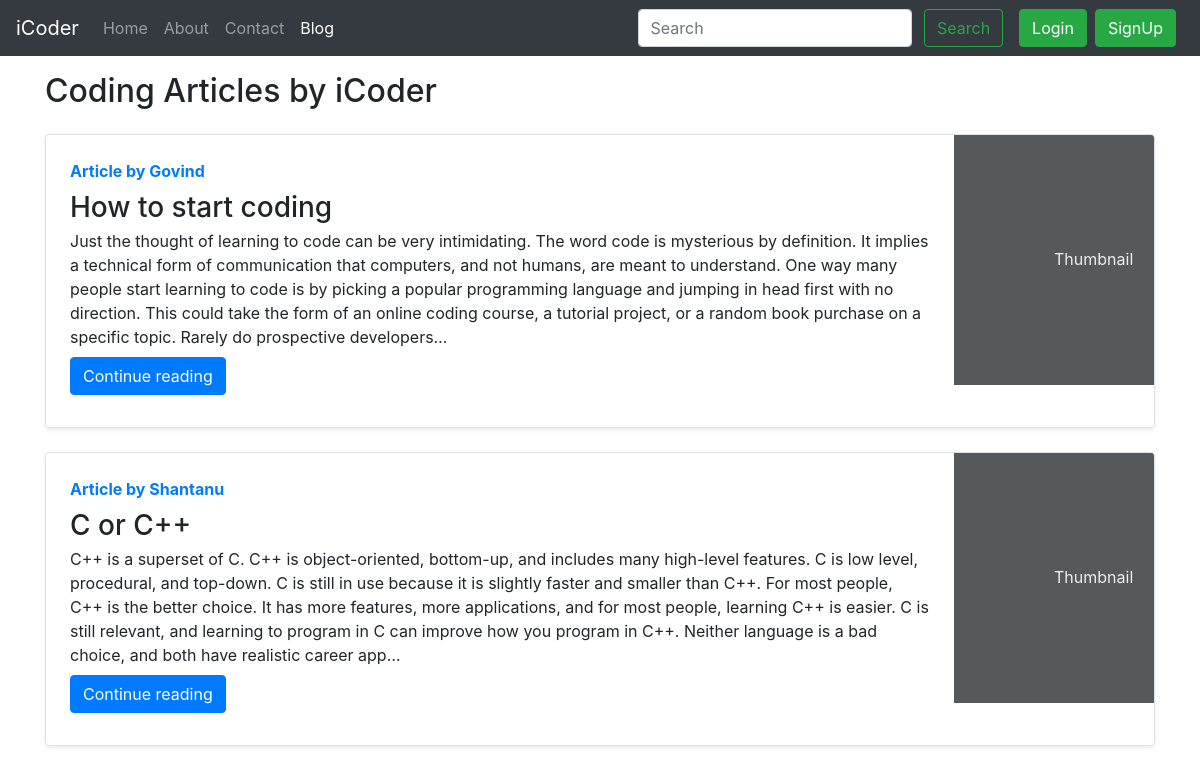
Screenshot of /blog/ with the database file from the repository.
### blog/models.py (models this page shows, shortened)
class Post(models.Model):
    sno=models.AutoField(primary_key=True)
    title=models.CharField(max_length=255)
    author=models.CharField(max_length=14)
    slug=models.CharField(max_length=130)
    timeStamp=models.DateTimeField(blank=True)
    content=models.TextField()

### blog/views.py (the view)
# urls.py: path('', views.blogHome, name="bloghome"),
def blogHome(request):
    allPosts = Post.objects.all()
    context = {'allPosts': allPosts}
    return render(request, "blog/blogHome.html", context)

### templates/blog/blogHome.html (shortened to what this page needs)
{% extends 'base.html' %}
{% block blogactive %} active {% endblock blogactive %}
{% block body %}
<div class="container my-3">
    <h2>Coding Articles by iCoder</h2>
    {% for post in allPosts  %}
    <div class="row no-gutters border rounded overflow-hidden flex-md-row mb-4 shadow-sm h-md-250 my-4 position-relative">
        <div class="col p-4 d-flex flex-column position-static">
            <strong class="d-inline-block mb-2 text-primary">Article  by {{post.author}}</strong>
            <h3 class="mb-0">{{post.title}}</h3>
            <p class="card-text mb-auto">{{post.content| truncatechars:500}}</p>
            <div class="my-2">
            	<a href="/blog/{{post.slug}}" role="button" class="btn btn-primary">Continue reading</a>
            </div>
        </div>
        <div class="col-auto d-none d-lg-block">
            <svg class="bd-placeholder-img" width="200" height="250" xmlns="http://www.w3.org/2000/svg" preserveAspectRatio="xMidYMid slice" focusable="false" role="img" aria-label="Placeholder: Thumbnail">
                <rect width="100%" height="100%" fill="#55595c"></rect><text x="50%" y="50%" fill="#eceeef" dy=".3em">Thumbnail</text>
            </svg>
        </div>
        </div>
        {% endfor %}
    </div>
 {% endblock %}

### templates/base.html (shortened to what this page needs)
<!doctype html>
<html lang="en">
  <head>
    <link rel="stylesheet" href="https://stackpath.bootstrapcdn.com/bootstrap/4.5.2/css/bootstrap.min.css">
  </head>
  <body>
    <nav class="navbar navbar-expand-lg navbar-dark bg-dark">
        <a class="navbar-brand" href="/">iCoder</a>
        <div class="collapse navbar-collapse" id="navbarSupportedContent">
          <ul class="navbar-nav mr-auto">
            <li class="nav-item {% block homeactive %}  {% endblock homeactive %}">
              <a class="nav-link" href="/">Home <span class="sr-only">(current)</span></a>
            </li>
            <li class="nav-item {% block aboutactive %}  {% endblock aboutactive %}" >
              <a class="nav-link" href="/about">About</a>
            </li>
            <li class="nav-item {% block contactactive %}  {% endblock contactactive %} ">
              <a class="nav-link" href="/contact">Contact</a>
            </li>
            <li class="nav-item {% block blogactive %}  {% endblock blogactive %} ">
              <a class="nav-link" href="/blog">Blog</a>
            </li>
          </ul>
          <div class="ml-auto form-inline ">
          <form method="get" action="/search"class="my-2 my-lg-0 mx-3">
            <input class="form-control mr-sm-2" type="search" placeholder="Search" aria-label="Search" name="query" id="query">
            <button class="btn btn-outline-success my-2 my-sm-0 " type="submit">Search</button>
          </form>
{% if user.is_authenticated %}
<ul class="navbar-nav mr-2">
<li class="nav-item dropdown">
<a class="nav-link dropdown-toggle" href='#' id="navbarDropdown" role="button" data-toggle="dropdown"> Welcome {{request.user}}</a>
<div class="dropdown-menu" aria-labelledby="navbarDropdown">
          <a class="dropdown-item" href="/logout">Logout</a>
        </div>
      </li>
      </ul>
      </div>
{% else %}
<button type="button" class="btn btn-success mr-2" data-toggle="modal" data-target="#loginModal">
Login
</button>
<button type="button" class="btn btn-success mr-2" data-toggle="modal" data-target="#signupModal">
SignUp
</button>
{% endif %}
        </div>
      </nav>
      {% block body %}  {% endblock body %}
  </body>
</html>

### rows the page displays
Post: author "Govind", title "How to start coding", content "Just the thought of learning to code can be very intimidating. The word code is mysterious by definition. It implies a technical form of communication that computers, and not humans, are meant to understand. One way many people start learning to code is by picking a popular programming language and jumping in head first with no direction. This could take the form of an online coding course, a tutorial project, or a random book purchase on a specific topic. Rarely do prospective developers…"
Post: author "Shantanu", title "C or C++", content "C++ is a superset of C. C++ is object-oriented, bottom-up, and includes many high-level features. C is low level, procedural, and top-down. C is still in use because it is slightly faster and smaller than C++. For most people, C++ is the better choice. It has more features, more applications, and for most people, learning C++ is easier. C is still relevant, and learning to program in C can improve how you program in C++. Neither language is a bad choice, and both have realistic career app…"
